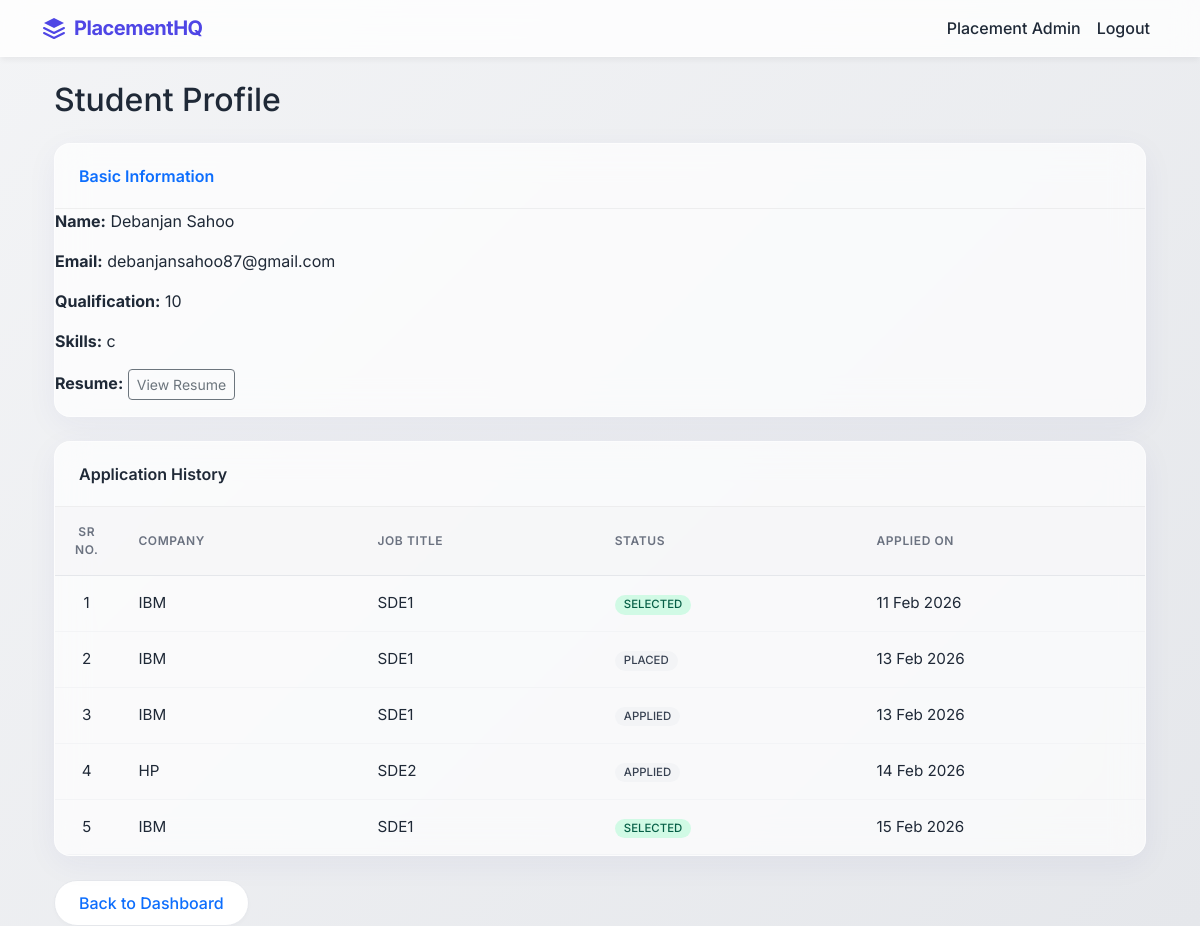
Screenshot of /admin/student/5 (signed in) with the database file from the repository.
### backend/models.py (models this page shows, shortened)
class User(db.Model, UserMixin):
    __tablename__ = "user"
    id = db.Column(db.Integer, primary_key=True)
    full_name = db.Column(db.String(100), nullable=False)
    email = db.Column(db.String(120), unique=True, nullable=False)
    password = db.Column(db.String(200), nullable=False)
    role = db.Column(db.String(20), nullable=False)
    is_active = db.Column(db.Boolean, default=True)
    created_at = db.Column(db.DateTime, default=datetime.utcnow)
    company_profile = db.relationship(
        "CompanyProfile", backref="user", uselist=False, cascade="all, delete"
    )
    student_profile = db.relationship(
        "StudentProfile", backref="user", uselist=False, cascade="all, delete"
    )
    applications = db.relationship(
        "Application", backref="student", cascade="all, delete", lazy=True
    )

class StudentProfile(db.Model):
    __tablename__ = "student_profile"
    id = db.Column(db.Integer, primary_key=True)
    qualification = db.Column(db.String(100), nullable=False)
    skills = db.Column(db.String(250))
    resume_path = db.Column(db.String(250))
    is_blacklisted = db.Column(db.Boolean, default=False)
    user_id = db.Column(
        db.Integer, db.ForeignKey("user.id", ondelete="CASCADE"), nullable=False
    )

class Application(db.Model):
    __tablename__ = "application"
    id = db.Column(db.Integer, primary_key=True)
    application_date = db.Column(db.DateTime, default=datetime.utcnow)
    status = db.Column(
        db.String(20), default="APPLIED"
    )  # APPLIED / SHORTLISTED / SELECTED / REJECTED / PLACED
    student_id = db.Column(
        db.Integer, db.ForeignKey("user.id", ondelete="CASCADE"), nullable=False
    )
    drive_id = db.Column(
        db.Integer, db.ForeignKey("placement_drive.id", ondelete="CASCADE"), nullable=False
    )
    __table_args__ = (
        db.UniqueConstraint("student_id", "drive_id", name="unique_application"),
    )

class CompanyProfile(db.Model):
    __tablename__ = "company_profile"
    id = db.Column(db.Integer, primary_key=True)
    company_name = db.Column(db.String(150), nullable=False)
    hr_contact = db.Column(db.String(100), nullable=False)
    website = db.Column(db.String(150))
    approval_status = db.Column(
        db.String(20), default="PENDING"
    )  # PENDING / APPROVED / REJECTED
    is_blacklisted = db.Column(db.Boolean, default=False)
    blacklist_reason = db.Column(db.String(250), nullable=True, default=None)
    user_id = db.Column(
        db.Integer, db.ForeignKey("user.id", ondelete="CASCADE"), nullable=False
    )
    placement_drives = db.relationship(
        "PlacementDrive", backref="company", cascade="all, delete", lazy=True
    )

class PlacementDrive(db.Model):
    __tablename__ = "placement_drive"
    id = db.Column(db.Integer, primary_key=True)
    job_title = db.Column(db.String(150), nullable=False)
    job_description = db.Column(db.Text, nullable=False)
    eligibility_criteria = db.Column(db.Text)
    required_skills = db.Column(db.String(250))
    experience_required = db.Column(db.Integer)
    salary_range = db.Column(db.String(100))
    application_deadline = db.Column(db.Date, nullable=False)
    status = db.Column(
        db.String(20), default="PENDING"
    )  # PENDING / APPROVED / CLOSED
    created_at = db.Column(db.DateTime, default=datetime.utcnow)
    company_id = db.Column(
        db.Integer, db.ForeignKey("company_profile.id", ondelete="CASCADE"), nullable=False
    )
    applications = db.relationship(
        "Application", backref="placement_drive", cascade="all, delete", lazy=True
    )

### backend/controllers.py (the view)
@bp.route("/admin/student/<int:id>")
@login_required
@role_required("ADMIN")
def admin_view_student(id):
    student = User.query.get_or_404(id)
    profile = StudentProfile.query.filter_by(user_id=id).first()
    applications = Application.query.filter_by(student_id=id).all()
    return render_template(
        "admin_view_student.html",
        student=student,
        profile=profile,
        applications=applications
    )

### backend/__init__.py (called while the page is built)
def create_app():
    app = Flask(__name__, template_folder="../templates", static_folder="../static")
    app.config["SQLALCHEMY_DATABASE_URI"] = os.getenv(
        "DATABASE_URL",
        "sqlite:///PLACEMENT_PORTAL.sqlite3"
    )
    app.config["SQLALCHEMY_TRACK_MODIFICATIONS"] = False
    app.config["SECRET_KEY"] = os.getenv("SECRET_KEY", "placement_secret_key")
    app.debug = True
    db.init_app(app)
    login_manager = LoginManager()
    login_manager.login_view = "main.login"
    login_manager.init_app(app)
    @login_manager.user_loader
    def load_user(user_id):
        return User.query.get(int(user_id))
    from .controllers import bp
    app.register_blueprint(bp)
    from .api import api_bp
    app.register_blueprint(api_bp)
    return app

### backend/controllers.py (called while the page is built)
def role_required(role):
    def decorator(f):
        @wraps(f)
        def decorated_function(*args, **kwargs):
            if not current_user.is_authenticated:
                return redirect(url_for('main.login'))
            if current_user.role != role:
                flash("You do not have permission to view this page.", "danger")
                return redirect(url_for('main.login'))
            return f(*args, **kwargs)
        return decorated_function
    return decorator

### templates/admin_view_student.html (shortened to what this page needs)
{% extends "base.html" %}
{% block content %}
<div class="container mt-4">
    <h2 class="mb-4">Student Profile</h2>
    <div class="glass-card mb-4 animate-fade-in">
        <div class="glass-header text-primary">
            Basic Information
        </div>
        <div class="card-body">
            <p><strong>Name:</strong> {{ student.full_name }}</p>
            <p><strong>Email:</strong> {{ student.email }}</p>
            <p><strong>Qualification:</strong> {{ profile.qualification }}</p>
            <p><strong>Skills:</strong> {{ profile.skills }}</p>
            {% if profile.resume_path %}
                <p>
                    <strong>Resume:</strong>
                    <a href="{{ url_for('static', filename=profile.resume_path) }}"
                       target="_blank"
                       class="btn btn-sm btn-outline-secondary">
                        View Resume
                    </a>
                </p>
            {% else %}
                <p><strong>Resume:</strong> Not Uploaded</p>
            {% endif %}
        </div>
    </div>
    <div class="glass-card animate-fade-in">
        <div class="glass-header">
            Application History
        </div>
        <div class="card-body">
            <div class="table-responsive">
            <table class="table-modern">
                <thead >
                <tr>
                    <th class="text-center" style="width: 60px;">Sr No.</th>
                    <th>Company</th>
                    <th>Job Title</th>
                    <th>Status</th>
                    <th>Applied On</th>
                </tr>
                </thead>
                <tbody>
                {% for app in applications %}
                <tr>
                    <td class="text-center">{{ loop.index }}</td>
                    <td>{{ app.placement_drive.company.company_name }}</td>
                    <td>{{ app.placement_drive.job_title }}</td>
                    <td>
                        {% if app.status == "SELECTED" %}
                            <span class="badge badge-soft-success">{{ app.status }}</span>
                        {% elif app.status == "REJECTED" %}
                            <span class="badge badge-soft-danger">{{ app.status }}</span>
                        {% elif app.status == "SHORTLISTED" %}
                            <span class="badge badge-soft-primary">{{ app.status }}</span>
                        {% else %}
                            <span class="badge badge-soft-secondary">{{ app.status }}</span>
                        {% endif %}
                    </td>
                    <td>{{ app.application_date.strftime('%d %b %Y') }}</td>
                </tr>
                {% else %}
                <tr>
                    <td colspan="5" class="text-center">
                        No applications found.
                    </td>
                </tr>
                {% endfor %}
                </tbody>
            </table>
            </div>
        </div>
    </div>
    <a href="{{ url_for('main.admin_dashboard') }}"
       class="btn btn-secondary-premium text-primary mt-4">
        Back to Dashboard
    </a>
</div>
{% endblock %}

### templates/base.html (shortened to what this page needs)
<!DOCTYPE html>
<html lang="en">
<head>
    <link
      href="https://cdn.jsdelivr.net/npm/bootstrap@5.3.2/dist/css/bootstrap.min.css"
      rel="stylesheet"
    >
    <link rel="stylesheet" href="{{ url_for('static', filename='css/styles.css') }}">
</head>
<body class="{% block body_class %}{% endblock %}">
<nav class="navbar navbar-expand-lg navbar-glass">
    <div class="container">
        <a class="navbar-brand d-flex align-items-center" href="/">
            <svg class="me-2" width="24" height="24" viewBox="0 0 24 24" fill="none" xmlns="http://www.w3.org/2000/svg">
                <path d="M12 2L2 7L12 12L22 7L12 2Z" fill="#4F46E5"/>
                <path d="M2 17L12 22L22 17M2 12L12 17L22 12" stroke="#4F46E5" stroke-width="2" stroke-linecap="round" stroke-linejoin="round"/>
            </svg>
            PlacementHQ
        </a>
        <div class="collapse navbar-collapse">
            <ul class="navbar-nav ms-auto">
                {% if current_user.is_authenticated %}
                    <li class="nav-item">
                        <span class="nav-link">
                            {{ current_user.full_name }}
                        </span>
                    </li>
                    <li class="nav-item">
                        <a class="nav-link" href="{{ url_for('main.logout') }}">Logout</a>
                    </li>
                {% else %}
                    <li class="nav-item">
                        <a class="nav-link" href="{{ url_for('main.login') }}">Login</a>
                    </li>
                {% endif %}
            </ul>
        </div>
    </div>
</nav>
<div class="container mt-4">
    {% block content %}{% endblock %}
</div>
</body>
</html>

### static/css/styles.css (style rules this page uses)
:root { --primary: #4F46E5; --primary-hover: #4338CA; --secondary: #10B981; --secondary-hover: #059669; --accent: #8B5CF6; --dark-text: #1F2937; --muted-text: #6B7280; --background-start: #F3F4F6; --background-end: #E5E7EB; --glass-bg: rgba(255, 255, 255, 0.7); --glass-border: rgba(255, 255, 255, 0.5); --glass-shadow: 0 8px 32px 0 rgba(31, 38, 135, 0.05); --font-main: 'Inter', system-ui, -apple-system, sans-serif; --border-radius-sm: 8px; --border-radius-md: 12px; --border-radius-lg: 16px; --border-radius-pill: 50px; }
body { font-family: var(--font-main); color: var(--dark-text); background: linear-gradient(135deg, var(--background-start) 0%, var(--background-end) 100%); background-attachment: fixed; min-height: 100vh; margin: 0; padding: 0; overflow-x: hidden; }
.animate-fade-in { animation: fadeInUp 0.6s cubic-bezier(0.16, 1, 0.3, 1) forwards; }
.navbar-glass { background: rgba(255, 255, 255, 0.8) !important; backdrop-filter: blur(12px); -webkit-backdrop-filter: blur(12px); border-bottom: 1px solid var(--glass-border); box-shadow: 0 4px 6px -1px rgba(0, 0, 0, 0.05); position: sticky; top: 0; z-index: 1000; transition: all 0.3s ease; }
.navbar-glass .navbar-brand { font-weight: 700; color: var(--primary) !important; letter-spacing: -0.5px; }
.navbar-glass .nav-link { color: var(--dark-text) !important; font-weight: 500; transition: color 0.2s ease; }
.glass-card { background: var(--glass-bg); backdrop-filter: blur(16px); -webkit-backdrop-filter: blur(16px); border: 1px solid var(--glass-border); border-radius: var(--border-radius-lg); box-shadow: var(--glass-shadow); transition: transform 0.3s ease, box-shadow 0.3s ease; overflow: hidden; }
.glass-header { background: transparent !important; border-bottom: 1px solid rgba(0,0,0,0.05); padding: 1.25rem 1.5rem; font-weight: 600; color: var(--dark-text); }
.btn-secondary-premium { background: white; color: var(--dark-text); border: 1px solid #E5E7EB; border-radius: var(--border-radius-pill); padding: 0.6rem 1.5rem; font-weight: 500; transition: all 0.3s ease; box-shadow: 0 2px 4px rgba(0,0,0,0.02); }
.table-modern { width: 100%; border-collapse: separate; border-spacing: 0; background: transparent; }
.table-modern th { background: rgba(243, 244, 246, 0.5); color: var(--muted-text); font-weight: 600; font-size: 0.75rem; text-transform: uppercase; letter-spacing: 0.05em; padding: 1rem 1.25rem; border-bottom: 1px solid #E5E7EB; }
.table-modern td { padding: 1rem 1.25rem; vertical-align: middle; border-bottom: 1px solid #F3F4F6; color: var(--dark-text); font-size: 0.95rem; }
.table-modern tbody tr { transition: background-color 0.2s ease; }
.badge-soft-success { background-color: #D1FAE5; color: #065F46; border-radius: var(--border-radius-pill); padding: 0.35em 0.8em; font-weight: 500; }
.badge-soft-secondary { background-color: #F3F4F6; color: #374151; border-radius: var(--border-radius-pill); padding: 0.35em 0.8em; font-weight: 500; }

### rows the page displays
User: full_name "Placement Admin"
User: full_name "Debanjan Sahoo", email "debanjansahoo87@gmail.com"
StudentProfile: qualification "10", skills "c"
Application: placement_drive.company.company_name "IBM", placement_drive.job_title "SDE1", status "SELECTED", application_date "11 Feb 2026"
Application: placement_drive.company.company_name "IBM", placement_drive.job_title "SDE1", status "PLACED", application_date "13 Feb 2026"
Application: placement_drive.company.company_name "IBM", placement_drive.job_title "SDE1", status "APPLIED", application_date "13 Feb 2026"
Application: placement_drive.company.company_name "HP", placement_drive.job_title "SDE2", status "APPLIED", application_date "14 Feb 2026"
Application: placement_drive.company.company_name "IBM", placement_drive.job_title "SDE1", status "SELECTED", application_date "15 Feb 2026"
